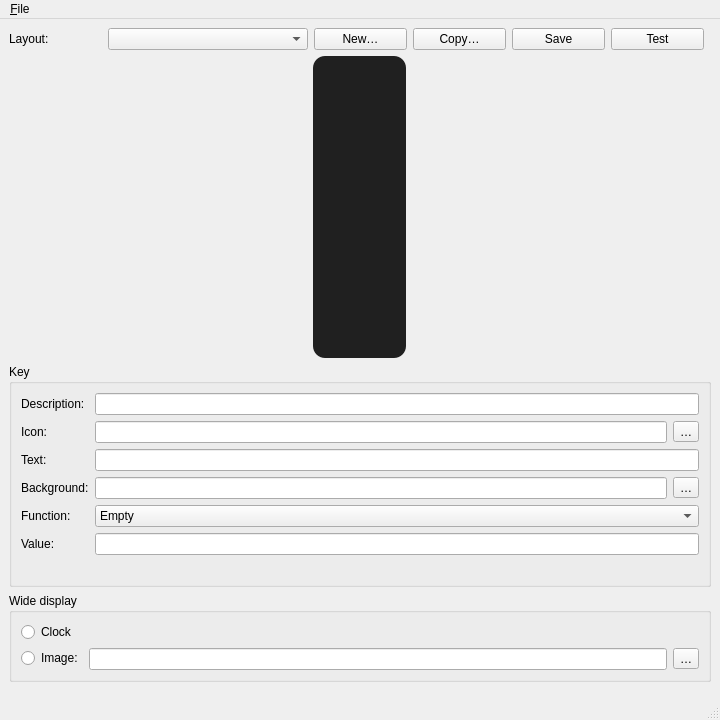
<?xml version="1.0" encoding="UTF-8"?>
<ui version="4.0">
 <class>MainWindow</class>
 <widget class="QMainWindow" name="MainWindow">
  <property name="geometry">
   <rect>
    <x>0</x>
    <y>0</y>
    <width>720</width>
    <height>720</height>
   </rect>
  </property>
  <property name="windowTitle">
   <string>D200 Layout Editor</string>
  </property>
  <widget class="QWidget" name="centralwidget">
   <layout class="QVBoxLayout" name="mainLayout">
    <item>
     <layout class="QHBoxLayout" name="toolbarLayout">
      <item>
       <widget class="QLabel" name="layoutLabel">
        <property name="text">
         <string>Layout:</string>
        </property>
       </widget>
      </item>
      <item>
       <widget class="QComboBox" name="layoutCombo">
        <property name="minimumSize">
         <size>
          <width>200</width>
          <height>0</height>
         </size>
        </property>
       </widget>
      </item>
      <item>
       <widget class="QPushButton" name="newButton">
        <property name="text">
         <string>New…</string>
        </property>
       </widget>
      </item>
      <item>
       <widget class="QPushButton" name="copyLayoutButton">
        <property name="text">
         <string>Copy…</string>
        </property>
       </widget>
      </item>
      <item>
       <widget class="QPushButton" name="saveButton">
        <property name="text">
         <string>Save</string>
        </property>
       </widget>
      </item>
      <item>
       <widget class="QPushButton" name="testButton">
        <property name="toolTip">
         <string>Send the current (also unsaved) layout to the D200</string>
        </property>
        <property name="text">
         <string>Test</string>
        </property>
       </widget>
      </item>
      <item>
       <spacer name="toolbarSpacer">
        <property name="orientation">
         <enum>Qt::Orientation::Horizontal</enum>
        </property>
       </spacer>
      </item>
     </layout>
    </item>
    <item>
     <layout class="QVBoxLayout" name="contentLayout">
      <item alignment="Qt::AlignmentFlag::AlignHCenter">
       <widget class="QFrame" name="deviceFrame">
        <property name="styleSheet">
         <string>#deviceFrame { background: #202020; border-radius: 12px; }</string>
        </property>
        <layout class="QGridLayout" name="deviceGrid">
         <property name="spacing">
          <number>10</number>
         </property>
         <item row="0" column="0"><widget class="KeyWidget" name="key0"/></item>
         <item row="0" column="1"><widget class="KeyWidget" name="key1"/></item>
         <item row="0" column="2"><widget class="KeyWidget" name="key2"/></item>
         <item row="0" column="3"><widget class="KeyWidget" name="key3"/></item>
         <item row="0" column="4"><widget class="KeyWidget" name="key4"/></item>
         <item row="1" column="0"><widget class="KeyWidget" name="key5"/></item>
         <item row="1" column="1"><widget class="KeyWidget" name="key6"/></item>
         <item row="1" column="2"><widget class="KeyWidget" name="key7"/></item>
         <item row="1" column="3"><widget class="KeyWidget" name="key8"/></item>
         <item row="1" column="4"><widget class="KeyWidget" name="key9"/></item>
         <item row="2" column="0"><widget class="KeyWidget" name="key10"/></item>
         <item row="2" column="1"><widget class="KeyWidget" name="key11"/></item>
         <item row="2" column="2"><widget class="KeyWidget" name="key12"/></item>
         <item row="2" column="3" colspan="2"><widget class="KeyWidget" name="key13"/></item>
        </layout>
       </widget>
      </item>
      <item>
       <layout class="QVBoxLayout" name="propertiesLayout">
        <item>
         <widget class="QGroupBox" name="keyGroup">
          <property name="title">
           <string>Key</string>
          </property>
          <layout class="QFormLayout" name="keyForm">
           <item row="0" column="0">
            <widget class="QLabel" name="descriptionLabel">
             <property name="text">
              <string>Description:</string>
             </property>
            </widget>
           </item>
           <item row="0" column="1">
            <widget class="QLineEdit" name="descriptionEdit">
             <property name="toolTip">
              <string>Comment "# n: ..." in the layout file</string>
             </property>
            </widget>
           </item>
           <item row="1" column="0">
            <widget class="QLabel" name="iconSourceLabel">
             <property name="text">
              <string>Icon:</string>
             </property>
            </widget>
           </item>
           <item row="1" column="1">
            <layout class="QHBoxLayout" name="iconSourceLayout">
             <item>
              <widget class="QLineEdit" name="iconSourceEdit">
               <property name="toolTip">
                <string>SVG, PNG or JPG file, or archive.jar!path/in/archive.svg; empty = text only</string>
               </property>
              </widget>
             </item>
             <item>
              <widget class="QToolButton" name="iconSourceBrowse">
               <property name="text">
                <string>…</string>
               </property>
              </widget>
             </item>
            </layout>
           </item>
           <item row="2" column="0">
            <widget class="QLabel" name="iconTextLabel">
             <property name="text">
              <string>Text:</string>
             </property>
            </widget>
           </item>
           <item row="2" column="1">
            <widget class="QLineEdit" name="iconTextEdit">
             <property name="toolTip">
              <string>Text below the icon; | starts a new line</string>
             </property>
            </widget>
           </item>
           <item row="3" column="0">
            <widget class="QLabel" name="backgroundLabel">
             <property name="text">
              <string>Background:</string>
             </property>
            </widget>
           </item>
           <item row="3" column="1">
            <layout class="QHBoxLayout" name="backgroundLayout">
             <item>
              <widget class="QLineEdit" name="backgroundEdit">
               <property name="toolTip">
                <string>Background colour of the key image, e.g. #1d3b5a; empty = black. Dark colours keep text and icons readable.</string>
               </property>
              </widget>
             </item>
             <item>
              <widget class="QToolButton" name="backgroundBrowse">
               <property name="text">
                <string>…</string>
               </property>
              </widget>
             </item>
            </layout>
           </item>
           <item row="4" column="0">
            <widget class="QLabel" name="functionLabel">
             <property name="text">
              <string>Function:</string>
             </property>
            </widget>
           </item>
           <item row="4" column="1">
            <widget class="QComboBox" name="functionCombo">
             <item><property name="text"><string>Empty</string></property></item>
             <item><property name="text"><string>Key (d200-key)</string></property></item>
             <item><property name="text"><string>Program (d200-raise)</string></property></item>
             <item><property name="text"><string>Command</string></property></item>
            </widget>
           </item>
           <item row="5" column="0">
            <widget class="QLabel" name="valueLabel">
             <property name="text">
              <string>Value:</string>
             </property>
            </widget>
           </item>
           <item row="5" column="1">
            <widget class="QLineEdit" name="valueEdit"/>
           </item>
           <item row="6" column="1">
            <widget class="QLabel" name="valueHint">
             <property name="wordWrap">
              <bool>true</bool>
             </property>
             <property name="styleSheet">
              <string>color: gray;</string>
             </property>
            </widget>
           </item>
          </layout>
         </widget>
        </item>
        <item>
         <widget class="QGroupBox" name="wideGroup">
          <property name="title">
           <string>Wide display</string>
          </property>
          <layout class="QFormLayout" name="wideForm">
           <item row="0" column="0" colspan="2">
            <widget class="QRadioButton" name="clockRadio">
             <property name="text">
              <string>Clock</string>
             </property>
            </widget>
           </item>
           <item row="1" column="0">
            <widget class="QRadioButton" name="wideImageRadio">
             <property name="text">
              <string>Image:</string>
             </property>
            </widget>
           </item>
           <item row="1" column="1">
            <layout class="QHBoxLayout" name="wideImageLayout">
             <item>
              <widget class="QLineEdit" name="wideImageEdit">
               <property name="toolTip">
                <string>PNG with 458×196 pixels</string>
               </property>
              </widget>
             </item>
             <item>
              <widget class="QToolButton" name="wideImageBrowse">
               <property name="text">
                <string>…</string>
               </property>
              </widget>
             </item>
            </layout>
           </item>
          </layout>
         </widget>
        </item>
        <item>
         <spacer name="propertiesSpacer">
          <property name="orientation">
           <enum>Qt::Orientation::Vertical</enum>
          </property>
         </spacer>
        </item>
       </layout>
      </item>
     </layout>
    </item>
   </layout>
  </widget>
  <widget class="QMenuBar" name="menubar">
   <widget class="QMenu" name="menuFile">
    <property name="title">
     <string>&amp;File</string>
    </property>
    <addaction name="actionRenderAll"/>
    <addaction name="separator"/>
    <addaction name="actionQuit"/>
   </widget>
   <addaction name="menuFile"/>
  </widget>
  <widget class="QStatusBar" name="statusbar"/>
  <action name="actionRenderAll">
   <property name="text">
    <string>Re-render all key images</string>
   </property>
   <property name="toolTip">
    <string>Render every image with a d200_icon entry again, e.g. after changing the layout values in d200-icon</string>
   </property>
  </action>
  <action name="actionQuit">
   <property name="text">
    <string>&amp;Quit</string>
   </property>
   <property name="shortcut">
    <string>Ctrl+Q</string>
   </property>
  </action>
 </widget>
 <customwidgets>
  <customwidget>
   <class>KeyWidget</class>
   <extends>QLabel</extends>
   <header>key_widget.h</header>
  </customwidget>
 </customwidgets>
 <resources/>
 <connections/>
</ui>
